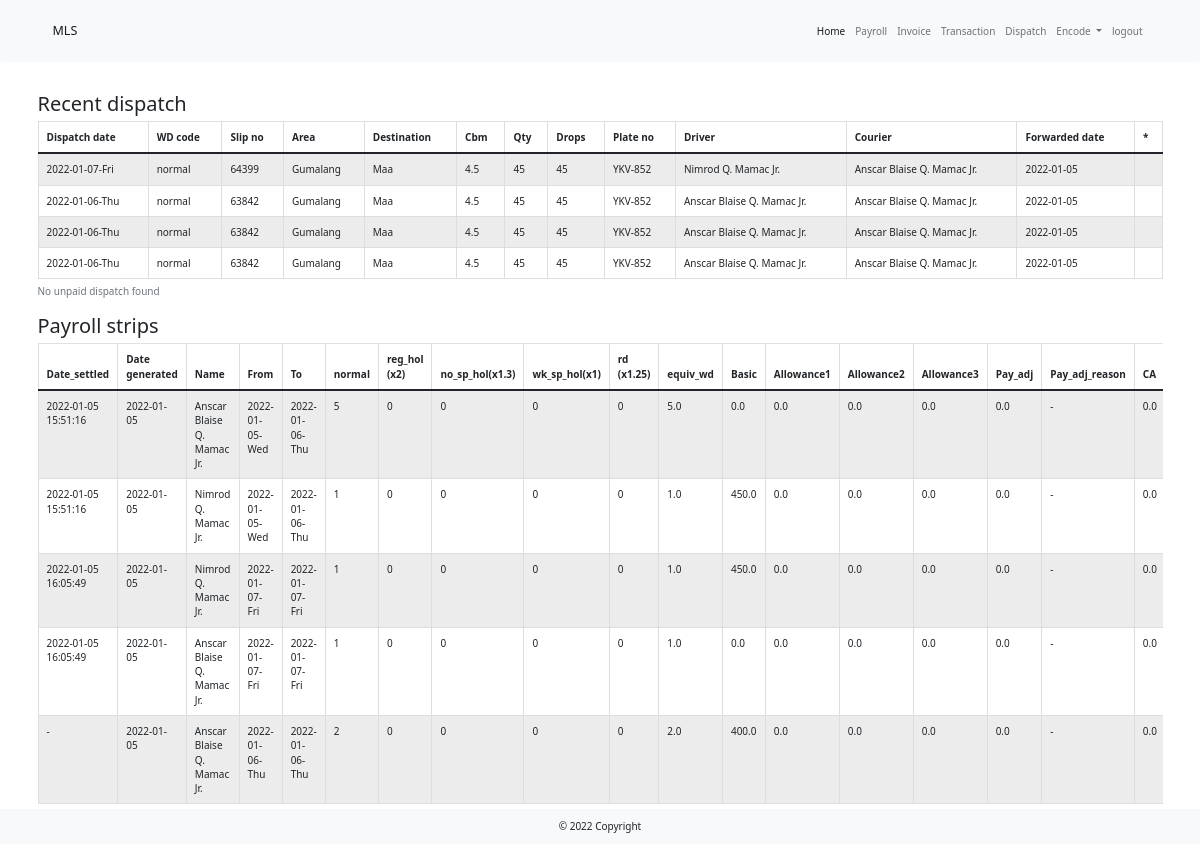
Screenshot of /payroll (signed in) with the database file from the repository.
### main.py (models this page shows)
class DispatchTable(UserMixin, db.Model):
    __tablename__ = "dispatch"
    id = db.Column(db.Integer, primary_key=True, unique=True)
    dispatch_date = db.Column(db.String(100), nullable=False)
    wd_code = db.Column(db.String(100), nullable=False)
    slip_no = db.Column(db.String(100), nullable=False)
    route = db.Column(db.String(100), nullable=False)
    area = db.Column(db.String(250))
    destination = db.Column(db.String(100))
    odo_start = db.Column(db.Integer)
    odo_end = db.Column(db.Integer)
    km = db.Column(db.Float(precision=1))
    cbm = db.Column(db.Float(precision=1), nullable=False)
    qty = db.Column(db.Integer, nullable=False)
    drops = db.Column(db.Integer, nullable=False)
    std_rate = db.Column(db.Float(precision=1), nullable=False)
    rate = db.Column(db.Float(precision=1), nullable=False)
    plate_no = db.Column(db.String(100), nullable=False)
    driver = db.Column(db.String(100), nullable=False)
    courier = db.Column(db.String(100), nullable=False)
    forwarded_date = db.Column(db.String(100), nullable=False)
    invoice_no = db.Column(db.String(100))
    or_no = db.Column(db.String(100))
    or_amt = db.Column(db.Float(precision=1))
    encoded_on = db.Column(db.String(100), nullable=False)
    encoded_by = db.Column(db.String(100))
    encoder_id = db.Column(db.Integer, db.ForeignKey("users.id"))
    encoder = relationship("UserTable", back_populates="dispatch")

class PayStripTable(UserMixin, db.Model):
    __tablename__ = "pay_strip"
    id = db.Column(db.Integer, primary_key=True, unique=True)
    date_settled = db.Column(db.String(100))
    start_date = db.Column(db.String(100), nullable=False)
    end_date = db.Column(db.String(100), nullable=False)
    employee_name = db.Column(db.String(100), nullable=False)
    employee_id = db.Column(db.String(100), nullable=False)
    normal = db.Column(db.Integer)
    reg_hol = db.Column(db.Integer)
    no_sp_hol = db.Column(db.Integer)
    wk_sp_hol = db.Column(db.Integer)
    rd = db.Column(db.Integer)
    equiv_wd = db.Column(db.Float(precision=2))
    basic = db.Column(db.Float(precision=2))
    allowance1 = db.Column(db.Float(precision=2))
    allowance2 = db.Column(db.Float(precision=2))
    allowance3 = db.Column(db.Float(precision=2))
    pay_adj = db.Column(db.Float(precision=2))
    pay_adj_reason = db.Column(db.String(250))
    cash_adv = db.Column(db.Float(precision=2))
    ca_date = db.Column(db.String(100))
    ca_deduction = db.Column(db.Float(precision=2))
    ca_remaining = db.Column(db.Float(precision=2))
    sss = db.Column(db.Float(precision=2))
    philhealth = db.Column(db.Float(precision=2))
    pag_ibig = db.Column(db.Float(precision=2))
    life_insurance = db.Column(db.Float(precision=2))
    income_tax = db.Column(db.Float(precision=2))
    total_pay = db.Column(db.Float(precision=2))
    total_deduct = db.Column(db.Float(precision=2))
    net_pay = db.Column(db.Float(precision=2))
    transferred_amt1 = db.Column(db.Float(precision=2))
    transferred_amt2 = db.Column(db.Float(precision=2))
    carry_over_next_month = db.Column(db.Float(precision=2))
    carry_over_past_month = db.Column(db.Float(precision=2))
    gen_date = db.Column(db.String(100))
    paid_by = db.Column(db.String(100))
    dispatch_ids = db.Column(db.String(200))

### main.py (the view)
@app.route("/payroll", methods=["Get", "Post"])
def payroll():
    with create_engine('sqlite:///lbc_dispatch.db').connect() as cnx:
        raw = pd.read_sql_table(
            table_name="dispatch",
            con=cnx, index_col='dispatch_date',
            columns=['id', 'dispatch_date', 'wd_code', 'slip_no',
                     'area', 'destination', 'cbm', 'qty', 'drops', 'plate_no',
                     'driver', 'courier', 'forwarded_date'
                     ],
        )
    unpaid_cnt = is_found(raw["forwarded_date"], "-")
    if unpaid_cnt > 0:
        paid = False
        df = raw.groupby("forwarded_date").get_group("-").sort_values("dispatch_date", ascending=False)  # group of unpaid dispatches
    else:
        paid = True
        df = raw.head(n=25).sort_values("dispatch_date", ascending=False)
    with create_engine('sqlite:///lbc_dispatch.db').connect() as cnx:
        strip_df = pd.read_sql_table(table_name="pay_strip", con=cnx)
        pay_strip_df = strip_df.head(n=25).sort_values("gen_date", ascending=False)
    return render_template("payroll.html", unpaid_df=df, pay_strip_df=pay_strip_df, paid=paid, unpaid_cnt=unpaid_cnt)

### _util.py (called while the page is built)
def is_found(list_to_check, char_to_find):
    cnt = 0
    for item in list_to_check:
        if item == char_to_find:
            cnt += 1
    if cnt > 0:
        return cnt
    else:
        return cnt

### main.py (called while the page is built)
@login_manager.user_loader
def load_user(user_id):
    return UserTable.query.get(int(user_id))

### templates/payroll.html (shortened to what this page needs)
{% extends 'bootstrap/base.html' %}
{% import "bootstrap/wtf.html" as wtf %}
{% block content %}
    {% include '_header.html' %}
    <div class="container my-5">
        <h2>Recent dispatch</h2>
        <div class="table-responsive">
            <table class="table table-striped table-hover table-bordered table-sm">
                {% if paid: %}
                    <caption>No unpaid dispatch found</caption>
                {% else: %}
                    <caption>Found {{unpaid_cnt }} unpaid dispatched. <a href="{{ url_for('add_payroll')}}" class="btn btn-primary">Forward to paystrip</a></caption>
                {% endif %}
                <thead>
                <tr>
                    <th scope="col">Dispatch date</th>
                    <th scope="col">WD code</th>
                    <th scope="col">Slip no</th>
                    <th scope="col">Area</th>
                    <th scope="col">Destination</th>
                    <th scope="col">Cbm</th>
                    <th scope="col">Qty</th>
                    <th scope="col">Drops</th>
                    <th scope="col">Plate no</th>
                    <th scope="col">Driver</th>
                    <th scope="col">Courier</th>
                    <th scope="col">Forwarded date</th>
                    <th scope="col">*</th>
                </tr>
                </thead>
                <tbody>
                {% for row in unpaid_df.itertuples(): %}
                <tr>
                    <td>{{ row[2] }}</td>
                    <td>{{ row[3] }}</td>
                    <td>{{ row[4] }}</td>
                    <td>{{ row[5] }}</td>
                    <td>{{ row[6] }}</td>
                    <td>{{ row[7] }}</td>
                    <td>{{ row[8] }}</td>
                    <td>{{ row[9] }}</td>
                    <td>{{ row[10] }}</td>
                    <td>{{ row[11] }}</td>
                    <td>{{ row[12] }}</td>
                    <td>{{ row[13] }}</td>
                    {% if paid %}
                        <td><a hidden href="{{ url_for('edit_dispatch', dispatch_id=row[1])}}">edit</a></td>
                    {% else: %}
                        <td><a href="{{ url_for('edit_dispatch', dispatch_id=row[1])}}">edit</a></td>
                    {% endif %}
                </tr>
                {% endfor %}
                </tbody>
            </table>
        </div>
        <h2>Payroll strips</h2>
        <div class="table-responsive">
            <table class="table table-striped table-hover table-bordered table-sm">
                <thead>
                <tr>
                    <th scope="col">Date_settled</th>
                    <th scope="col">Date generated</th>
                    <th scope="col">Name</th>
                    <th scope="col">From</th>
                    <th scope="col">To</th>
                    <th scope="col">normal</th>
                    <th scope="col">reg_hol (x2)</th>
                    <th scope="col">no_sp_hol(x1.3)</th>
                    <th scope="col">wk_sp_hol(x1)</th>
                    <th scope="col">rd (x1.25)</th>
                    <th scope="col">equiv_wd</th>
                    <th scope="col">Basic</th>
                    <th scope="col">Allowance1</th>
                    <th scope="col">Allowance2</th>
                    <th scope="col">Allowance3</th>
                    <th scope="col">Pay_adj</th>
                    <th scope="col">Pay_adj_reason</th>
                    <th scope="col">CA</th>
                </tr>
                </thead>
                <tbody>
                {% for row in pay_strip_df.itertuples(): %}
                <tr>
                    <td>{{ row[2] }}</td>
                    <td>{{ row[35] }}</td>
                    <td>{{ row[5] }}</td>
                    <td>{{ row[3] }}</td>
                    <td>{{ row[4] }}</td>
                    <td>{{ row[7] }}</td>
                    <td>{{ row[8] }}</td>
                    <td>{{ row[9] }}</td>
                    <td>{{ row[10] }}</td>
                    <td>{{ row[11] }}</td>
                    <td>{{ row[12] }}</td>
                    <td>{{ row[13] }}</td>
                    <td>{{ row[14] }}</td>
                    <td>{{ row[15] }}</td>
                    <td>{{ row[16] }}</td>
                    <td>{{ row[17] }}</td>
                    <td>{{ row[18] }}</td>
                    <td>{{ row[19] }}</td>
                </tr>
                {% endfor %}
                </tbody>
            </table>
        </div>
    </div>
    {% include '_footer.html' %}
{% endblock  %}

### rows the page displays
DispatchTable: dispatch_date "2022-01-07-Fri", wd_code "normal", slip_no "64399", area "Gumalang", destination "Maa", cbm "4.5", qty "45", drops "45", plate_no "YKV-852", driver "Nimrod Q. Mamac Jr.", courier "Anscar Blaise Q. Mamac Jr.", forwarded_date "2022-01-05"
DispatchTable: dispatch_date "2022-01-06-Thu", wd_code "normal", slip_no "63842", area "Gumalang", destination "Maa", cbm "4.5", qty "45", drops "45", plate_no "YKV-852", driver "Anscar Blaise Q. Mamac Jr.", courier "Anscar Blaise Q. Mamac Jr.", forwarded_date "2022-01-05"
DispatchTable: dispatch_date "2022-01-06-Thu", wd_code "normal", slip_no "63842", area "Gumalang", destination "Maa", cbm "4.5", qty "45", drops "45", plate_no "YKV-852", driver "Anscar Blaise Q. Mamac Jr.", courier "Anscar Blaise Q. Mamac Jr.", forwarded_date "2022-01-05"
DispatchTable: dispatch_date "2022-01-06-Thu", wd_code "normal", slip_no "63842", area "Gumalang", destination "Maa", cbm "4.5", qty "45", drops "45", plate_no "YKV-852", driver "Anscar Blaise Q. Mamac Jr.", courier "Anscar Blaise Q. Mamac Jr.", forwarded_date "2022-01-05"
PayStripTable: date_settled "2022-01-05 15:51:16", gen_date "2022-01-05", employee_name "Anscar Blaise Q. Mamac Jr.", start_date "2022-01-05-Wed", end_date "2022-01-06-Thu", normal "5", no_sp_hol "0", wk_sp_hol "0", rd "0", row "0", equiv_wd "5.0", allowance1 "0.0", allowance2 "0.0", allowance3 "0.0", pay_adj "0.0", row "0.0", row "-"
PayStripTable: date_settled "2022-01-05 15:51:16", gen_date "2022-01-05", employee_name "Nimrod Q. Mamac Jr.", start_date "2022-01-05-Wed", end_date "2022-01-06-Thu", normal "1", no_sp_hol "0", wk_sp_hol "0", rd "0", row "0", equiv_wd "1.0", row "450.0", allowance2 "0.0", allowance3 "0.0", pay_adj "0.0", row "0.0", row "-"
PayStripTable: date_settled "2022-01-05 16:05:49", gen_date "2022-01-05", employee_name "Nimrod Q. Mamac Jr.", start_date "2022-01-07-Fri", end_date "2022-01-07-Fri", normal "1", no_sp_hol "0", wk_sp_hol "0", rd "0", row "0", equiv_wd "1.0", row "450.0", allowance2 "0.0", allowance3 "0.0", pay_adj "0.0", row "0.0", row "-"
PayStripTable: date_settled "2022-01-05 16:05:49", gen_date "2022-01-05", employee_name "Anscar Blaise Q. Mamac Jr.", start_date "2022-01-07-Fri", end_date "2022-01-07-Fri", normal "1", no_sp_hol "0", wk_sp_hol "0", rd "0", row "0", equiv_wd "1.0", allowance1 "0.0", allowance2 "0.0", allowance3 "0.0", pay_adj "0.0", row "0.0", row "-"
PayStripTable: row "-", gen_date "2022-01-05", employee_name "Anscar Blaise Q. Mamac Jr.", start_date "2022-01-06-Thu", end_date "2022-01-06-Thu", normal "2", no_sp_hol "0", wk_sp_hol "0", rd "0", row "0", equiv_wd "2.0", basic "400.0", allowance2 "0.0", allowance3 "0.0", pay_adj "0.0", row "0.0"
